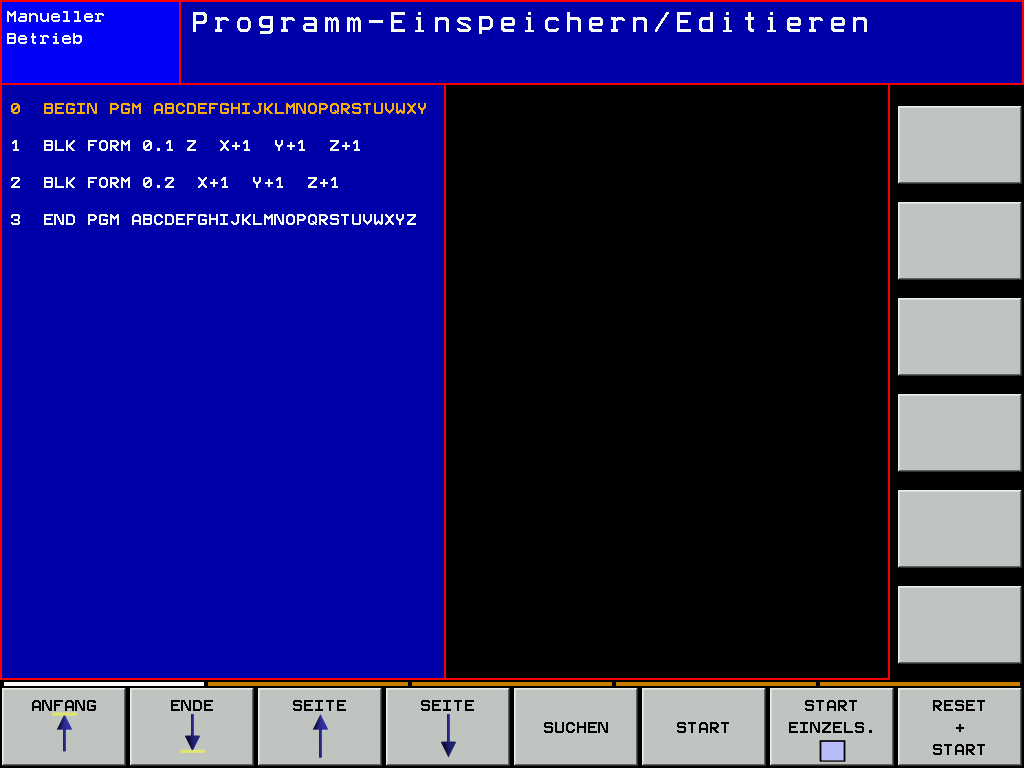
#> input picture ConfigFiles/templates/template_1.png, 1024 x 768 px, given in place of 117.tiff, which was not available
$ python pattern_detection_v001.py
#> lines starting #> are read from the running program, lines starting #| are printed output that depends on the picture; after the words box and inside, x2 and y2 are one past the last pixel; in counts of white or black regions, pixels touching at a corner belong together; pictures that were not available may be replaced by others from this repository, and a replacement may not be noted
#> in main, input_img is the input picture: shape (768, 1024, 3); mean B, G, R 107.3, 35.9, 38.8
#> (reads ConfigFiles/mde_config.json from the repository)
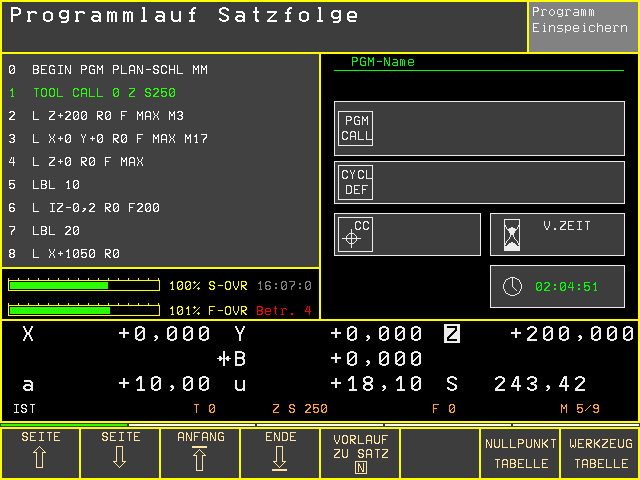
#> input picture ConfigFiles/templates/template_1.tiff, 640 x 480 px, given in place of template_40000.png, which was not available
#> in match_images, temp_img is the input picture: shape (480, 640, 3); mean B, G, R 45.8, 58.8, 57.3
### Image_functions_v001.py
''' This Python module provides utility functions for image manipulation using OpenCV. '''
import cv2
from PIL import Image
import numpy as np
import os
import imghdr


def prepare_img_for_ocr(image):
    """
    This function prepares an image for Optical Character Recognition (OCR) by performing several preprocessing steps.
    The input can be a path to an image file, or an image in OpenCV or PIL format.

    Parameters:
    image: str or OpenCV/PIL Image
        The input image to be prepared for OCR. This can be a path to an image file, or an image in OpenCV or PIL format.

    Returns:
    img: OpenCV Image
        The processed image ready for OCR.
    """
    # Load the image as an OpenCV image
    img = load_image(image)
    # Remove lines from the image
    #img = remove_lines(img)
    # Convert the image to black and white to ensure the background is white
    img, _ = convert_to_bw(img)

    # Add a white border to the image
    img = crop_image_by_contours_with_size_check(img)
    img =add_border_one_px(img)# add_border(img, 0.1)
    return img


# [63 lines left out: function crop_image_by_contours, not called in this run]

# [5 lines of commented-out code are left out]


def crop_image_by_contours_with_size_check(image_input):
    """
    Crops an image by its contours. The input can be a PIL image, a cv2 image, or an image path.

    Parameters:
    image_input (str or PIL.Image.Image or np.ndarray): The input image.

    Returns:
    np.ndarray: The cropped image or a white image of the same size if the cropped image is empty.
    """
    # Load the image based on the type of input
    if isinstance(image_input, str):
        # If the input is a path, load the image using cv2
        img = cv2.imread(image_input)
    elif isinstance(image_input, Image.Image):
        # If the input is a PIL image, convert it to a cv2 image
        img = cv2.cvtColor(np.array(image_input), cv2.COLOR_RGB2BGR)
    elif isinstance(image_input, np.ndarray):
        # If the input is already a cv2 image, use it directly
        img = image_input
    else:
        raise ValueError("Unsupported image input type. Provide a file path, PIL image, or cv2 image.")

    # Check the number of channels in the image and convert to grayscale if necessary
    if len(img.shape) == 3 and img.shape[2] == 3:
        gray = cv2.cvtColor(img, cv2.COLOR_BGR2GRAY)
    elif len(img.shape) == 2:
        gray = img
    else:
        raise ValueError("Invalid image format. Image must be grayscale or BGR.")

    # Apply thresholding
    _, thresh = cv2.threshold(gray, 0, 255, cv2.THRESH_BINARY_INV + cv2.THRESH_OTSU)

    # Find contours in the thresholded image
    contours, _ = cv2.findContours(thresh, cv2.RETR_EXTERNAL, cv2.CHAIN_APPROX_SIMPLE)

    # Initialize variables to store the minimum and maximum coordinates
    min_x = float('inf')
    min_y = float('inf')
    max_x = float('-inf')
    max_y = float('-inf')

    # Iterate over the contours
    for contour in contours:
        # Get the bounding rectangle for each contour
        x, y, w, h = cv2.boundingRect(contour)

        # Update the minimum and maximum coordinates
        min_x = min(min_x, x)
        min_y = min(min_y, y)
        max_x = max(max_x, x + w)
        max_y = max(max_y, y + h)

    # Check if valid contours were found
    if min_x == float('inf') or min_y == float('inf') or max_x == float('-inf') or max_y == float('-inf'):
        # No valid contours found, return a white image of the same size as the input
        white_img = np.full_like(img, 255)
        return white_img

    # Ensure the min and max coordinates are valid and within the image bounds
    min_x = max(min_x, 0)
    min_y = max(min_y, 0)
    max_x = min(max_x, img.shape[1])
    max_y = min(max_y, img.shape[0])

    # Ensure the coordinates are integers
    min_x = int(min_x)
    min_y = int(min_y)
    max_x = int(max_x)
    max_y = int(max_y)

    # Crop the image using the bounding box coordinates
    cropped_img = img[min_y:max_y, min_x:max_x]

    # Check the size of the cropped image
    cropped_img_height, cropped_img_width = cropped_img.shape[:2]
    if cropped_img_height <= 2 or cropped_img_width <= 2:
        # Return a white image of the same size as the input
        white_img = np.full_like(img, 255)
        return white_img

    return cropped_img


# [20 lines left out: function remove_lines, not called in this run]


def add_border_one_px(image, border_width=1):
    # Determine if the image is grayscale (2D) or RGB (3D)
    if len(image.shape) == 2:
        # Grayscale image
        height, width = image.shape
        channels = 1
    elif len(image.shape) == 3:
        # RGB image
        height, width, channels = image.shape
    else:
        raise ValueError("Unsupported image format")

    # Create a new canvas with white color
    new_width = width + 2 * border_width
    new_height = height + 2 * border_width

    if channels == 1:
        # For grayscale images
        new_image = np.ones((new_height, new_width), dtype=np.uint8) * 255
    else:
        # For RGB images
        new_image = np.ones((new_height, new_width, channels), dtype=np.uint8) * 255

    # Calculate position to paste the original image
    x_offset = border_width
    y_offset = border_width

    # Paste the original image onto the new canvas
    if channels == 1:
        new_image[y_offset:y_offset + height, x_offset:x_offset + width] = image
    else:
        new_image[y_offset:y_offset + height, x_offset:x_offset + width, :] = image

    return new_image

# [146 lines left out: functions add_border, preprocess_image, improve_image_dpi, apply_erosion_dilation, convert_to_bw_, not called in this run]

def convert_to_bw(image, threshold = 0.51):
    """
    Convert input image to a black and white image with inverted colors if necessary.

    Args:
        image: Input image, which can be a cv2 image, PIL image, or image file path.

    Returns:
        tuple: Processed black and white image (2D array) and color image (3D array).
    """
    # Check the type of input image and handle accordingly
    if isinstance(image, str):
        # Load the image from file path
        img = cv2.imread(image, cv2.IMREAD_GRAYSCALE)
    elif isinstance(image, np.ndarray):
        # If the input is already a numpy array (cv2 image), no need to convert
        img = image
        if len(img.shape) == 3:
            img = cv2.cvtColor(img, cv2.COLOR_BGR2GRAY)
    else:
        raise ValueError("Unsupported input type. It should be cv2 image, PIL image, or image path.")

    # Apply threshold to get image with only black and white
    _, img_bw_2d = cv2.threshold(img, 0, 255, cv2.THRESH_BINARY + cv2.THRESH_OTSU)
    # Apply dilation and erosion to remove some noise
    kernel = np.ones((1, 1), np.uint8)
    img_bw_2d = cv2.dilate(img_bw_2d, kernel, iterations=1)
    img_bw_2d = cv2.erode(img_bw_2d, kernel, iterations=1)

    # Threshold to convert to black and white
    _, img_bw_2d = cv2.threshold(img_bw_2d, 90, 255, cv2.THRESH_BINARY)

    # Count how many pixels are white
    white_pixels = np.sum(img_bw_2d == 255)

    # Calculate the percentage of white pixels
    white_ratio = white_pixels / img_bw_2d.size

    # Define a threshold percentage


    # Check if the background is white
    if white_ratio >= threshold:
        pass
    else:
        # Invert the image
        img_bw_2d = cv2.bitwise_not(img_bw_2d)

    # Convert 2D grayscale image back to 3D for compatibility with color processing
    img_bw_3d = cv2.cvtColor(img_bw_2d, cv2.COLOR_GRAY2BGR)

    return img_bw_2d, img_bw_3d

def load_image(image):
    """
    Loads an image in various formats (path, NumPy array, or PIL Image).

    Args:
        image (str or numpy.ndarray or PIL.Image.Image): The image to be loaded.

    Returns:
        numpy.ndarray: The loaded image as a NumPy array.
    """
    if isinstance(image, str):
        image_path = image
        image = cv2.imread(image)
    elif isinstance(image, np.ndarray):
        image_path = None
    elif isinstance(image, Image.Image):
        image_path = None
        image = np.array(image)
    else:
        raise ValueError("Unsupported image type")

    return image

# [55 lines left out: functions wait_for_first_image, find_next_image, show_image, not called in this run]

def resize_image_cv2(input_image, new_size):
    """
    Resizes an input image using OpenCV.
         input_image (numpy.ndarray): The original image to be resized.
        new_size (dict): A dictionary containing the target width and height.
            Example: {"width": 640, "height": 480}

    Returns:
        numpy.ndarray or None: The resized image if successful, or None if an error occurs.
    """
    try:
        # Check the original image size
       #print("Original image shape:", input_image.shape)  # Add this line
        original_height, original_width, _ = input_image.shape

        # Extract width and height from the new_size dictionary
        target_width = new_size["width"]
#> target_width = 512
        target_height = new_size["height"]
#> target_height = 512

        # Check if resizing is necessary
        if (original_width, original_height) == (target_width, target_height):
            #print("Image is already of the desired size. No resizing needed.")
            return input_image

        # Resize the image
        resized_image = cv2.resize(input_image, (target_width, target_height))
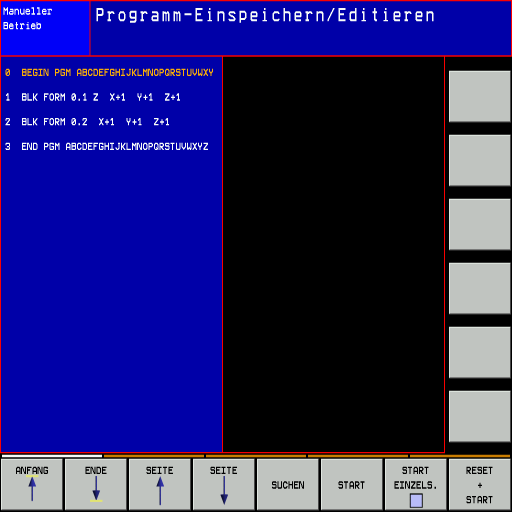
#> resized_image: shape (512, 512, 3); mean B, G, R 107.2, 35.8, 38.7

        #print("Image resized successfully.")
        return resized_image
    except Exception as e:
        print(f"Error resizing image: {e}")
        return None

# [425 lines left out: functions convert_to_grayscale, percentage_white_pixels, percentage_of_black_pixels, is_no_signal, crop_image, save_image_cv and 12 more, not called in this run]
# [4 lines that do not run on import are left out]

### pattern_detection_v001.py
import json
import os
from Image_functions_v001 import cv2, resize_image_cv2, prepare_img_for_ocr as mde_img_filter


class ImageMatcher:
    """
    ImageMatcher class is designed to match specific parts of an input image with predefined template images, identifying the best match based on similarity. It uses OpenCV for image processing and template matching, and configuration files to specify the templates and their features.

    Key Techniques Used
    Template Matching with OpenCV:

    Uses OpenCV’s matchTemplate function with TM_CCOEFF_NORMED to measure similarity between images. This method provides a normalized score where values close to 1 indicate high similarity.
    Focused Region Matching (Cropping and Resizing):

    Matches specific regions of images instead of the whole image. Each template has defined "features" (areas) for precise matching. Cropping and resizing ensure that the areas of interest are compared accurately.
    Feature-Based Matching:

    Each template is broken into multiple features (specific areas), which are compared individually. If all features match, the template is considered a match for the input image.
    Configurable JSON Templates:

    Template details (paths, feature positions, etc.) are stored in a JSON file, allowing flexibility. New templates and features can be added without code changes.
    Image Preprocessing:

    Images are preprocessed to enhance clarity, making matching more accurate. This step filters out noise and optimizes the images for comparison.
    Usage
    To use ImageMatcher, initialize it with the configuration directory, JSON config file name, and templates directory. Then, call match_images with the input image to find the best matching template.

    Attributes:
    - mde_config_file_path (str): Path to the JSON configuration file.
    - mde_config_data (dict): Loaded JSON data with template configurations.
    - templa
    """
    def __init__(self, configFiles_dir, mde_config_file_name, templates_dir_name):
        """
        Initializes the ImageMatcher with configuration and template directories.

        Parameters:
        - configFiles_dir (str): Directory for storing configuration files.
        - mde_config_file_name (str): Name of the JSON configuration file.
        - templates_dir_name (str): Directory for storing template images.
        """
        # Ensure the MDE config directory exists
        if not os.path.exists(configFiles_dir):
            os.makedirs(configFiles_dir)

        # Construct the path to the MDE config file
        self.mde_config_file_path = os.path.join(configFiles_dir, mde_config_file_name)

        # Load MDE config data if the config file exists
        if os.path.exists(self.mde_config_file_path):
            self.mde_config_data = self.load_mde_config_data(self.mde_config_file_path)
        else:
            self.mde_config_data = {}  # Handle case where config file doesn't exist
        # Ensure the templates directory exists within the MDE config directory
        self.templates_dir =os.path.join(configFiles_dir, templates_dir_name)
        if not os.path.exists(self.templates_dir):
            os.makedirs(self.templates_dir)


    def load_mde_config_data(self, json_file_path):
        try:
            with open(json_file_path, 'r') as file:
                return json.load(file)
        except FileNotFoundError:
            print(f"File not found: {json_file_path}")
            return {}
        except json.JSONDecodeError as e:
            print(f"Error decoding JSON in file: {json_file_path}")
            print(e)
            return {}

    def match_images(self, img, min_match_val=0.9):
        """
        Matches the input image against stored templates and identifies the best match.

        Parameters:
        - img (ndarray): The input image to be matched.
        - min_match_val (float): Minimum similarity score required for a match.

        Returns:
        - tuple: (match_values, temp_img_id) if a match is found, (-1, -1) if no match.
        """

        # Loop through all image templates
        for temp_img_id, temp_img_data in self.mde_config_data.get("images", {}).items():
            temp_img_path = os.path.join(self.templates_dir, temp_img_data["path"])
            match_values = []
            features_count = 0
            match_count = 0

            # Loop through all features in the current template image
            for merkma_id, feature in temp_img_data.get("features", {}).items():
                features_count += 1
                position = feature.get("position", {})
                x1, x2 = int(position.get("x1", 0)), int(position.get("x2", 0))
                y1, y2 = int(position.get("y1", 0)), int(position.get("y2", 0))

                temp_img = cv2.imread(temp_img_path)
                if temp_img is None:
                    print(f"Failed to load template image: {temp_img_path}")
                    continue  # Skip to next feature

                # Resize the input image to match the template's size
                img_resized = resize_image_cv2(img, temp_img_data.get("size", (0, 0)))
                if img_resized is None:
                    print("Failed to resize input image.")
                    return -1, -1  # Exit if resizing fails

                # Crop the resized input image and the template image based on feature position
                cropped_img = img_resized[y1:y2, x1:x2]
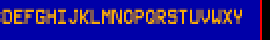
#> cropped_img: shape (20, 135, 3) (shown 2 times larger); mean B, G, R 139.3, 24.2, 36.7
                cropped_temp = temp_img[y1:y2, x1:x2]
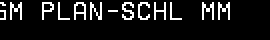
#> cropped_temp: shape (20, 135, 3) (shown 2 times larger); values 65 (black) and 255 (white), 10% white in thin lines or dots, all inside (x1, y1, x2, y2) = (0, 1, 115, 10)

                # Apply image preprocessing/filtering
                filtered_cropped_template_img = mde_img_filter(cropped_temp)
#> (the rest of the program and of its run is left out)
